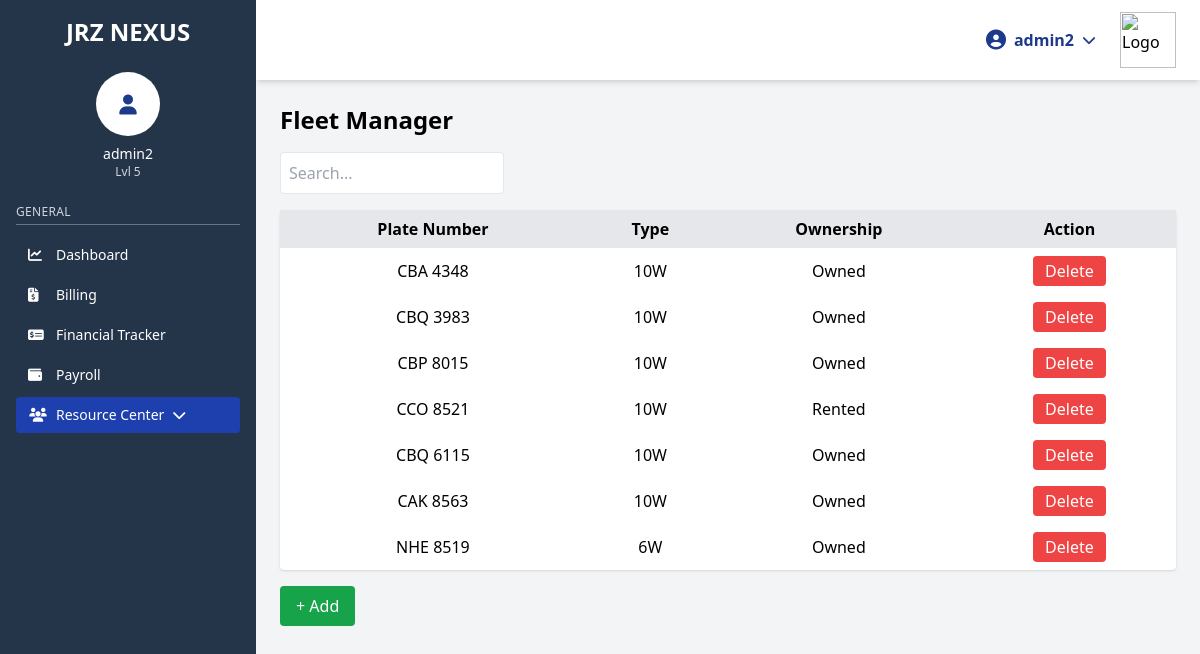
The app's page /fleet_manager.php (signed in) with its own data.
### tables this page shows
CREATE TABLE `users` (
  `id` int(11) NOT NULL,
  `username` varchar(50) NOT NULL,
  `password` varchar(255) NOT NULL,
  `role` enum('admin','user') NOT NULL
);

CREATE TABLE `fleet` (
  `id` int(11) NOT NULL,
  `plate_number` varchar(100) DEFAULT NULL,
  `type` varchar(100) DEFAULT NULL,
  `ownership` varchar(100) DEFAULT NULL
);

### fleet_manager.php (the view, shortened to what this page needs)
<?php
require 'dbconnection.php';
$search = $_GET['search'] ?? '';
$result = $conn->query("SELECT * FROM fleet WHERE plate_number LIKE '%$search%'");
?>
<body class="h-screen overflow-hidden">
    <div class="flex h-full">
        <?php include 'sidebar.php'; ?>
        <div class="flex-1 flex flex-col overflow-auto">
            <?php include 'topnav.php'; ?>
            <main class="p-6 flex-1 bg-gray-100 overflow-auto">
                <h1 class="text-2xl font-bold mb-4">Fleet Manager</h1>
                <input type="text" id="searchInput" placeholder="Search..." class="mb-4 px-2 py-2 w-1/4 rounded border">
                <form method="post">
                    <table class="w-full table-auto bg-white shadow rounded">
                        <thead>
                            <tr class="bg-gray-200 text-center">
                                <th class="p-2">Plate Number</th>
                                <th class="p-2">Type</th>
                                <th class="p-2">Ownership</th>
                                <th class="p-2">Action</th>
                            </tr>
                        </thead>
                        <tbody id="fleetBody">
                            <?php while ($row = $result->fetch_assoc()): ?>
                                <tr>
                                    <td class="p-2 text-center"><?= htmlspecialchars($row['plate_number']) ?></td>
                                    <td class="p-2 text-center"><?= htmlspecialchars($row['type']) ?></td>
                                    <td class="p-2 text-center"><?= htmlspecialchars($row['ownership']) ?></td>
                                    <td class="p-2 text-center">
                                        <button type="submit" name="delete" value="1" class="bg-red-500 text-white px-3 py-1 rounded"
                                            onclick="return confirm('Are you sure you want to delete this vehicle?');">
                                            Delete
                                        </button>
                                    </td>
                                </tr>
                            <?php endwhile; ?>
                        </tbody>
                    </table>
                </form>
                <button onclick="document.getElementById('addModal').classList.remove('hidden')"
                    class="bg-green-600 text-white px-4 py-2 rounded mb-4">
                    + Add
                </button>
            </main>
        </div>
    </div>
</body>

### sidebar.php (shortened to what this page needs)
<?php
require 'dbconnection.php';
function isActive($pages)
{
    $current = basename($_SERVER['PHP_SELF']);
    if (is_array($pages)) {
        return in_array($current, $pages) ? 'bg-blue-800' : 'hover:bg-blue-700';
    } else {
        return $current === $pages ? 'bg-blue-800' : 'hover:bg-blue-700';
    }
}
$resourcePages = ['accounts_manager.php', 'fleet_manager.php', 'trip_manager.php', 'payroll_manager.php'];
$resourceActive = isActive($resourcePages);
$username = 'Guest';
if (isset($_SESSION['user_id'])) {
    $user_id = $_SESSION['user_id'];
    $stmt = $conn->prepare("SELECT username FROM users WHERE id = ?");
    $stmt->bind_param("i", $user_id);
    $stmt->execute();
    $stmt->bind_result($fetchedUsername);
    if ($stmt->fetch()) {
        $username = $fetchedUsername;
    }
}
?>
<?php include 'header.php'; ?>
<div class="w-64 h-screen bg-[#24354a] text-white flex flex-col p-4">
    <div class="text-center mb-6">
        <h1 class="text-2xl font-bold">JRZ NEXUS</h1>
    </div>
    <div class="flex flex-col items-center mb-6">
        <div class="w-16 h-16 rounded-full bg-white text-blue-900 flex items-center justify-center mb-2">
            <i class="fas fa-user fa-lg"></i>
        </div>
        <div class="text-sm text-white"><?= htmlspecialchars($username) ?></div>
        <div class="text-xs text-gray-300">Lvl 5</div>
    </div>
    <div class="text-xs uppercase tracking-wide text-gray-300 border-b border-gray-500 pb-1 mb-3">General</div>
    <nav class="flex flex-col space-y-1 text-sm">
        <a href="dashboard.php" class="flex items-center space-x-2 px-3 py-2 rounded <?= isActive('dashboard.php') ?>">
            <i class="fas fa-chart-line w-5 text-white"></i>
            <span>Dashboard</span>
        </a>
        <a href="billing.php" class="flex items-center space-x-2 px-3 py-2 rounded <?= isActive('billing.php') ?>">
            <i class="fas fa-file-invoice-dollar w-5 text-white"></i>
            <span>Billing</span>
        </a>
        <a href="tracker.php" class="flex items-center space-x-2 px-3 py-2 rounded <?= isActive('tracker.php') ?>">
            <i class="fas fa-money-check-alt w-5 text-white"></i>
            <span>Financial Tracker</span>
        </a>
        <a href="payroll.php" class="flex items-center space-x-2 px-3 py-2 rounded <?= isActive('payroll.php') ?>">
            <i class="fas fa-wallet w-5 text-white"></i>
            <span>Payroll</span>
        </a>
        <div class="relative list-none">
            <button onclick="toggleResourceDropdown()" class="w-full flex items-center space-x-2 px-3 py-2 rounded <?= $resourceActive ?: 'hover:bg-blue-700' ?> text-white focus:outline-none">
                <i class="fas fa-users w-5"></i>
                <span>Resource Center</span>
                <i class="fas fa-chevron-down ml-auto text-sm"></i>
            </button>
        </div>
    </nav>
</div>

### topnav.php (shortened to what this page needs)
<?php include 'header.php'; ?>
<div class="w-full bg-white shadow-md px-6 py-3 flex items-center justify-end gap-6 z-10">
    <div class="relative inline-block text-left">
        <button onclick="toggleDropdown()" class="flex items-center space-x-2 text-blue-900 font-semibold focus:outline-none">
            <i class="fas fa-user-circle text-xl"></i>
            <span><?= htmlspecialchars($username) ?></span>
            <i class="fas fa-chevron-down text-sm"></i>
        </button>
    </div>
    <img src="assets/TRULINK.png" alt="Logo" class="h-14 w-auto object-contain">
</div>

### records on screen
users: username "admin2"
fleet: plate_number "CBA 4348", type "10W", ownership "Owned"
fleet: plate_number "CBQ 3983", type "10W", ownership "Owned"
fleet: plate_number "CBP 8015", type "10W", ownership "Owned"
fleet: plate_number "CCO 8521", type "10W", ownership "Rented"
fleet: plate_number "CBQ 6115", type "10W", ownership "Owned"
fleet: plate_number "CAK 8563", type "10W", ownership "Owned"
fleet: plate_number "NHE 8519", type "6W", ownership "Owned"
